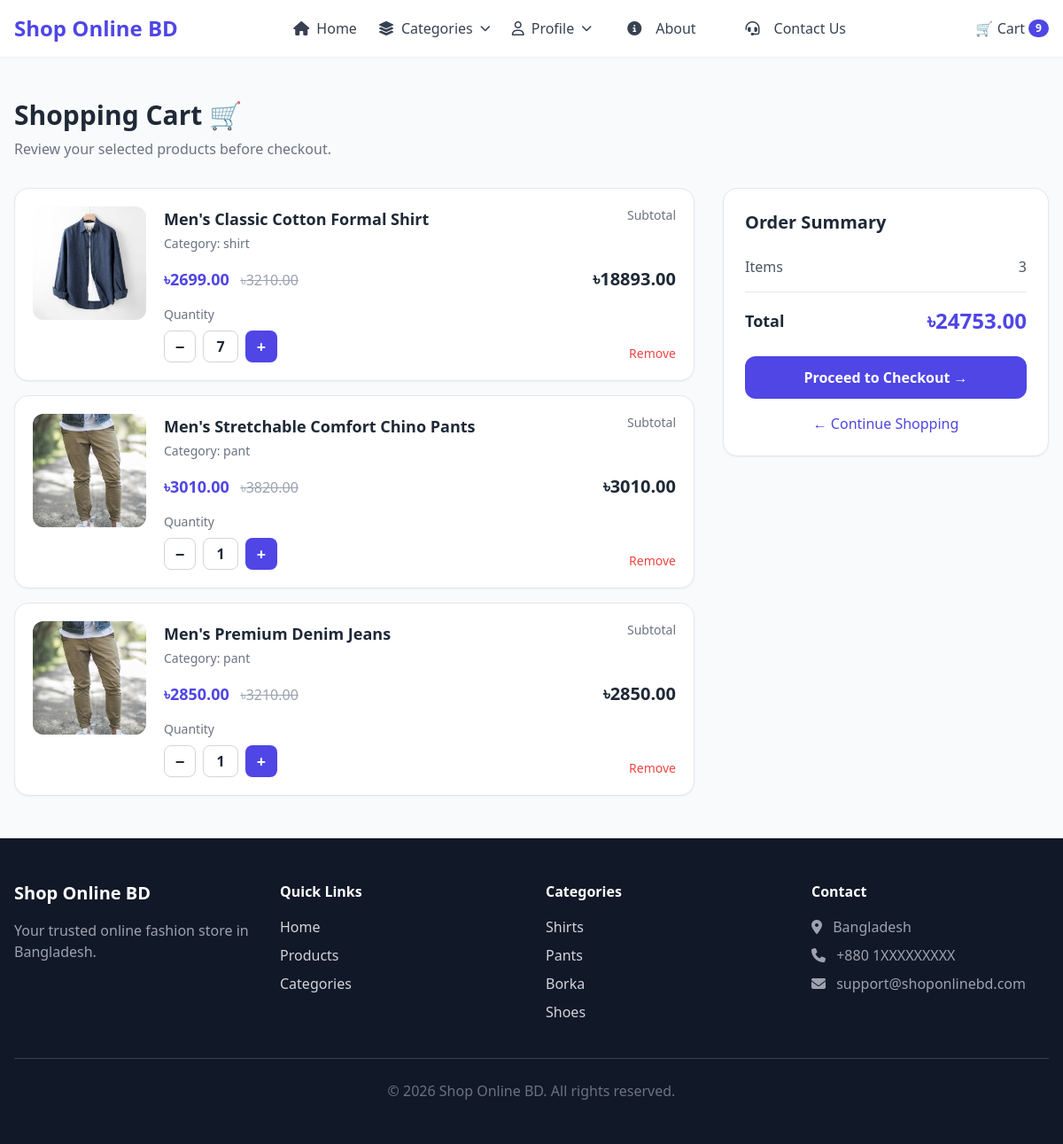
Page /cart/ (signed in) on the committed database.
### shop/models.py (models this page shows, shortened)
class CartItem(models.Model):
    cart = models.ForeignKey(Cart, on_delete=models.CASCADE, related_name="items")
    product = models.ForeignKey(Product, on_delete=models.CASCADE)
    quantity = models.PositiveIntegerField(default=1)
    created_at = models.DateTimeField(auto_now_add=True)
    updated_at = models.DateTimeField(auto_now=True)
    class Meta:
        constraints = [
            models.UniqueConstraint(
                fields=["cart", "product"], name="unique_product_per_cart"
            )
        ]

class Product(models.Model):
    name = models.CharField(max_length=100)
    price = models.DecimalField(max_digits=10, decimal_places=2)
    discounted_price = models.DecimalField(
        max_digits=10, decimal_places=2, null=True, blank=True
    )
    image = models.ImageField(upload_to="productImages/")
    description = models.TextField()
    category = models.CharField(max_length=30, choices=CATEGORY_CHOICES)

### shop/views.py (the view)
class CartView(LoginRequiredMixin, View):
    def get(self, request):
        cart, created = Cart.objects.get_or_create(user=request.user)
        cart_items = cart.items.select_related("product")
        total = 0
        for item in cart_items:
            price = (
                item.product.discounted_price
                if item.product.discounted_price
                else item.product.price
            )
            item.subtotal = price * item.quantity
            total += item.subtotal
        return render(
            request,
            "shop/cart.html",
            {
                "cart_items": cart_items,
                "total": total,
            },
        )

### shop/context_processors.py (called while the page is built)
def cart_count(request):
    if request.user.is_authenticated:
        cart = Cart.objects.filter(user=request.user).first()
        if cart:
            count = sum(item.quantity for item in cart.items.all())
            return {"cart_count": count}
    return {"cart_count": 0}

### templates/shop/cart.html (shortened to what this page needs)
{% extends "shop/base.html" %}
{% block content %}
<section class="max-w-7xl mx-auto px-4 py-12">
    <div class="mb-8">
        <h1 class="text-3xl font-bold text-gray-800">
            Shopping Cart 🛒
        </h1>
        <p class="text-gray-500 mt-2">
            Review your selected products before checkout.
        </p>
    </div>
    {% if cart_items %}
    <div class="grid lg:grid-cols-3 gap-8">
        <div
            id="cart-items-container"
            class="lg:col-span-2 space-y-4">
            {% for item in cart_items %}
            <div
                id="cart-item-{{ item.id }}"
                class="bg-white rounded-2xl shadow-sm border
                       p-5 flex flex-col sm:flex-row gap-5">
                <div class="w-full sm:w-32 h-32 flex-shrink-0">
                    <img
                        src="{{ item.product.image.url }}"
                        alt="{{ item.product.name }}"
                        class="w-full h-full object-cover rounded-xl">
                </div>
                <div class="flex-1">
                    <h2 class="text-lg font-semibold text-gray-800">
                        {{ item.product.name }}
                    </h2>
                    <p class="text-sm text-gray-500 mt-1">
                        Category: {{ item.product.category }}
                    </p>
                    <div class="mt-4">
                        {% if item.product.discounted_price %}
                        <span class="text-indigo-600 font-bold text-lg">
                            ৳{{ item.product.discounted_price }}
                        </span>
                        <span class="text-gray-400 line-through ml-2">
                            ৳{{ item.product.price }}
                        </span>
                        {% else %}
                        <span class="text-indigo-600 font-bold text-lg">
                            ৳{{ item.product.price }}
                        </span>
                        {% endif %}
                    </div>
                    <div class="mt-4">
                        <span class="text-sm text-gray-500 block mb-2">
                            Quantity
                        </span>
                        <div class="flex items-center gap-2">
                            <button
                                type="button"
                                data-cart-action="decrease"
                                data-url="{% url 'decrease_cart' item.id %}"
                                data-item-id="{{ item.id }}"
                                class="w-9 h-9 flex items-center justify-center
                                       border border-gray-300 rounded-lg
                                       hover:bg-gray-100
                                       text-lg font-semibold
                                       transition">
                                −
                            </button>
                            <span
                                id="quantity-{{ item.id }}"
                                class="w-10 h-9 flex items-center justify-center
                                       border border-gray-300 rounded-lg
                                       font-semibold">
                                {{ item.quantity }}
                            </span>
                            <button
                                type="button"
                                data-cart-action="increase"
                                data-url="{% url 'increase_cart' item.id %}"
                                data-item-id="{{ item.id }}"
                                class="w-9 h-9 flex items-center justify-center
                                       bg-indigo-600 text-white rounded-lg
                                       hover:bg-indigo-700
                                       text-lg font-semibold
                                       transition">
                                +
                            </button>
                        </div>
                    </div>
                </div>
                <div
                    class="flex sm:flex-col
                           justify-between items-end">
                    <p class="text-sm text-gray-500">
                        Subtotal
                    </p>
                    <p
                        id="subtotal-{{ item.id }}"
                        class="text-xl font-bold text-gray-800">
                        ৳{{ item.subtotal }}
                    </p>
                    <button
                        type="button"
                        data-cart-action="remove"
                        data-url="{% url 'remove_cart' item.id %}"
                        data-item-id="{{ item.id }}"
                        class="text-sm text-red-500
                               hover:text-red-700 mt-3
                               transition">
                        Remove
                    </button>
                </div>
            </div>
            {% endfor %}
        </div>
        <div>
            <div
                class="bg-white rounded-2xl shadow-sm border p-6
                       sticky top-6">
                <h2 class="text-xl font-bold text-gray-800 mb-6">
                    Order Summary
                </h2>
                <div
                    class="flex justify-between text-gray-600 mb-3">
                    <span>
                        Items
                    </span>
                    <span id="cart-items-count">
                        {{ cart_items|length }}
                    </span>
                </div>
                <div class="border-t pt-4 mt-4">
                    <div class="flex justify-between items-center">
                        <span class="text-lg font-semibold">
                            Total
                        </span>
                        <span
                            id="cart-total"
                            class="text-2xl font-bold text-indigo-600">
                            ৳{{ total }}
                        </span>
                    </div>
                </div>
                <a
                    href="{% url 'checkout' %}"
                    class="block w-full mt-6 bg-indigo-600
                        hover:bg-indigo-700
                        text-white font-semibold
                        py-3 rounded-xl
                        text-center
                        transition duration-200">
                    Proceed to Checkout →
                </a>
                <a
                    href="{% url 'home' %}"
                    class="block text-center mt-4
                           text-indigo-600
                           hover:text-indigo-700
                           font-medium">
                    ← Continue Shopping
                </a>
            </div>
        </div>
    </div>
    {% endif %}
</section>
{% endblock %}

### rows in the picture
CartItem: product.image (picture), product.name "Men's Classic Cotton Formal Shirt", product.category "shirt", product.discounted_price "2699.00", product.price "3210.00", quantity "7", subtotal "18893.00"
CartItem: product.image (picture), product.name "Men's Stretchable Comfort Chino Pants", product.category "pant", product.discounted_price "3010.00", product.price "3820.00", quantity "1", subtotal "3010.00"
CartItem: product.image (picture), product.name "Men's Premium Denim Jeans", product.category "pant", product.discounted_price "2850.00", product.price "3210.00", quantity "1", subtotal "2850.00"

### other values in the picture
{{ cart_count }} "9"
{{ cart_items|length }} "3"
{{ total }} "24753.00"
